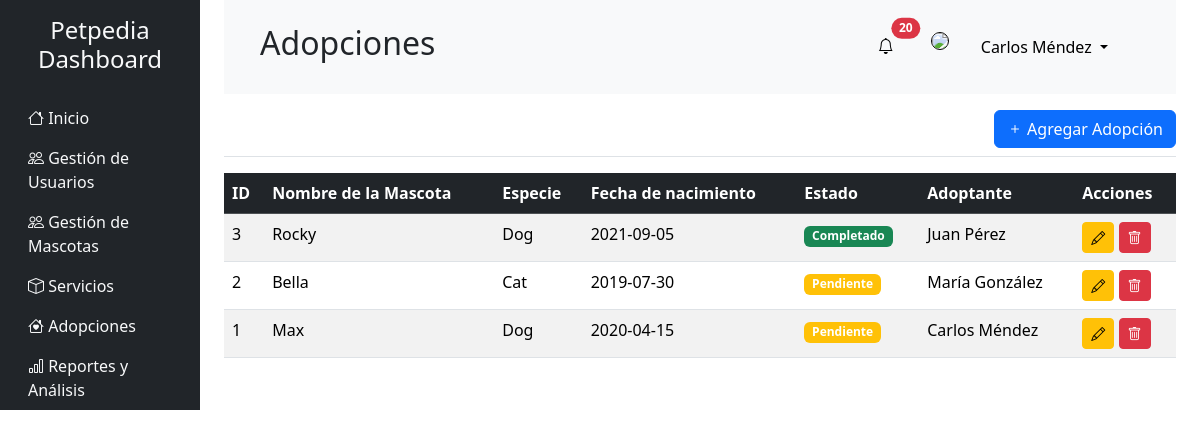
Screenshot of /adoption.php (signed in) with the database file from the repository.
### tables this page shows
CREATE TABLE adoptions (
    adoption_id INT NOT NULL AUTO_INCREMENT,
    pet_id INT NOT NULL,
    user_id INT,
    adoption_date DATE,
    status_id INT,
    PRIMARY KEY (adoption_id),
    FOREIGN KEY (status_id) REFERENCES statuses(status_id),
    FOREIGN KEY (pet_id) REFERENCES pets(pet_id),
    FOREIGN KEY (user_id) REFERENCES users(user_id)
);

CREATE TABLE pets (
    pet_id INT NOT NULL AUTO_INCREMENT,
    name VARCHAR(100) NOT NULL,
    img VARCHAR(100),
    species VARCHAR(50),
    breed VARCHAR(50),
    birth_date DATE,
    main_image_url VARCHAR(255),
    status_id INT,
    PRIMARY KEY (pet_id),
    FOREIGN KEY (status_id) REFERENCES statuses(status_id)
);

CREATE TABLE users (
    user_id INT NOT NULL AUTO_INCREMENT,
    username VARCHAR(50) NOT NULL,
    email VARCHAR(100) UNIQUE NOT NULL,
    password VARCHAR(255) NOT NULL,
    level TINYINT NOT NULL,
    created_at DATETIME DEFAULT CURRENT_TIMESTAMP,
    user_img VARCHAR(100),    PRIMARY KEY (user_id)
);

### adoption.php (the view, shortened to what this page needs)
<?php
include "./php/conexion.php";
$sql = "SELECT
            a.adoption_id,
            p.name AS pet_name,
            p.birth_date AS b_date,
            p.species,
            a.status_id,
            u.username
        FROM adoptions a
        INNER JOIN pets p ON a.pet_id = p.pet_id
        INNER JOIN users u ON a.user_id = u.user_id
        ORDER BY a.adoption_id DESC";
$res = $conexion->query($sql) or die($conexion->error);
?>
<!DOCTYPE html>
<html lang="en">
  <head>
    <link
      href="https://cdn.jsdelivr.net/npm/bootstrap@5.3.2/dist/css/bootstrap.min.css"
      rel="stylesheet"
    />
    <link
      href="https://cdn.jsdelivr.net/npm/bootstrap-icons/font/bootstrap-icons.css"
      rel="stylesheet"
    />
  </head>
  <body>
    <div class="container-fluid">
      <div class="row">
        <?php include "./layouts/aside.php" ?>
        <main class="col-md-9 ms-sm-auto col-lg-10 px-md-4">
        <?php include "./layouts/header.php" ?>
          <div
            class="d-flex justify-content-end flex-wrap flex-md-nowrap align-items-center pt-3 pb-2 mb-3 border-bottom"
          >
            <button
              class="btn btn-primary"
              data-bs-toggle="modal"
              data-bs-target="#addAdoptionModal"
            >
              <i class="bi bi-plus"></i> Agregar Adopción
            </button>
          </div>
          <div class="table-responsive">
            <table class="table table-striped table-hover">
              <thead class="table-dark">
                <tr>
                  <th>ID</th>
                  <th>Nombre de la Mascota</th>
                  <th>Especie</th>
                  <th>Fecha de nacimiento</th>
                  <th>Estado</th>
                  <th>Adoptante</th>
                  <th>Acciones</th>
                </tr>
              </thead>
              <tbody>
              <?php
                    while($fila=mysqli_fetch_array($res)){
                  ?>
                <tr>
                <td><?php echo $fila['adoption_id'] ?></td>
                <td><?php echo $fila['pet_name'] ?></td>
                <td><?php echo $fila['species'] ?></td>
                <td><?php echo $fila['b_date'] ?></td>
                <td><?php
                      if($fila['status_id']==2){
                        echo '<span class="badge bg-warning">Pendiente</span>';
                      }
                      if($fila['status_id']==3){echo '<span class="badge bg-success">Completado</span>';
                      }
                    ?></td>
                    <td><?php echo $fila['username']; ?></td>
                  <td>
                    <button
                      class="btn btn-warning btn-sm"
                      data-bs-toggle="modal"
                      data-bs-target="#addAdoptionModal"
                    >
                      <i class="bi bi-pencil"></i>
                    </button>
  <button class="btn btn-sm btn-danger btnEliminar"
          data-id="<?php echo $fila['adoption_id']; ?>"
          data-bs-toggle="modal" data-bs-target="#deleteUserModal">
      <i class="bi bi-trash"></i>
  </button>
                  </td>
                </tr>
                <?php
                    }
                ?>
              </tbody>
            </table>
          </div>
        </main>
      </div>
    </div>
  </body>
</html>

### rows the page displays
adoptions: adoption_id "3", pet.name "Rocky", pet.species "Dog", pet.birth_date "2021-09-05", shows "Completado", user.username "Juan Pérez"
adoptions: adoption_id "2", pet.name "Bella", pet.species "Cat", pet.birth_date "2019-07-30", shows "Pendiente", user.username "María González"
adoptions: adoption_id "1", pet.name "Max", pet.species "Dog", pet.birth_date "2020-04-15", shows "Pendiente", user.username "Carlos Méndez"

### other values shown
$title "Adopciones"
$user['nombre'] "Carlos Méndez"
